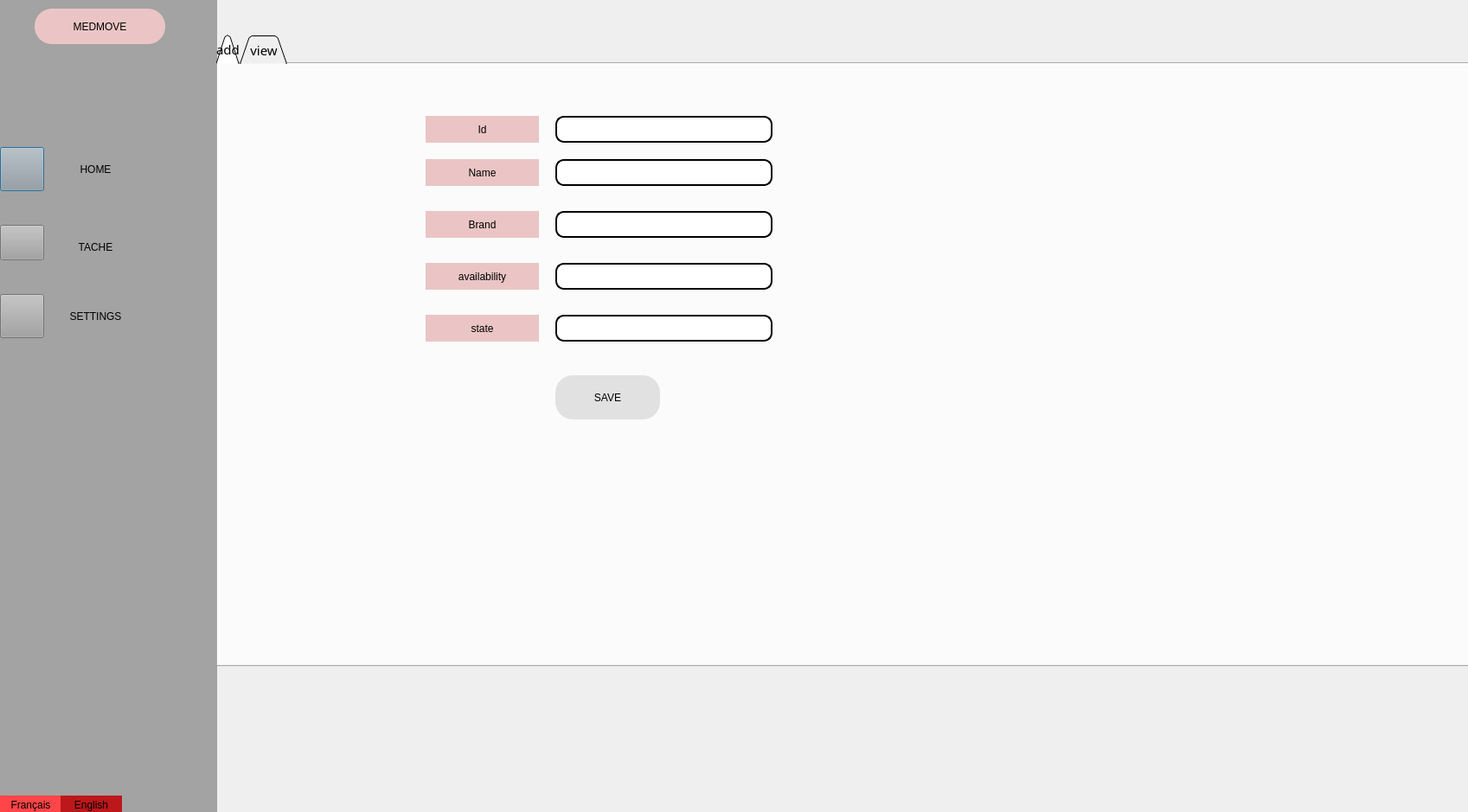
<?xml version="1.0" encoding="UTF-8"?>
<ui version="4.0">
 <class>produiteng</class>
 <widget class="QDialog" name="produiteng">
  <property name="geometry">
   <rect>
    <x>0</x>
    <y>0</y>
    <width>1697</width>
    <height>939</height>
   </rect>
  </property>
  <property name="windowTitle">
   <string>Dialog</string>
  </property>
  <widget class="QWidget" name="widget" native="true">
   <property name="geometry">
    <rect>
     <x>-10</x>
     <y>0</y>
     <width>261</width>
     <height>941</height>
    </rect>
   </property>
   <property name="styleSheet">
    <string notr="true">
background-color: rgb(163, 163, 163);</string>
   </property>
   <widget class="QPushButton" name="pushButton">
    <property name="geometry">
     <rect>
      <x>10</x>
      <y>170</y>
      <width>51</width>
      <height>51</height>
     </rect>
    </property>
    <property name="styleSheet">
     <string notr="true">background-image: url(:/Downloads/home (1).svg);</string>
    </property>
    <property name="text">
     <string/>
    </property>
   </widget>
   <widget class="QPushButton" name="pushButton_5">
    <property name="geometry">
     <rect>
      <x>70</x>
      <y>160</y>
      <width>101</width>
      <height>71</height>
     </rect>
    </property>
    <property name="styleSheet">
     <string notr="true">border-radius: 30px;

color: black;
padding: 0 8px;
background-color: rgb(163, 163, 163);
font: bold, &quot;Comic Sans MS&quot;;;
text-align:center;</string>
    </property>
    <property name="text">
     <string>HOME</string>
    </property>
   </widget>
   <widget class="QPushButton" name="pushButton_4">
    <property name="geometry">
     <rect>
      <x>10</x>
      <y>260</y>
      <width>51</width>
      <height>41</height>
     </rect>
    </property>
    <property name="styleSheet">
     <string notr="true">background-image: url(:/Downloads/align-justify.svg);</string>
    </property>
    <property name="text">
     <string/>
    </property>
   </widget>
   <widget class="QPushButton" name="pushButton_6">
    <property name="geometry">
     <rect>
      <x>70</x>
      <y>250</y>
      <width>101</width>
      <height>71</height>
     </rect>
    </property>
    <property name="styleSheet">
     <string notr="true">border-radius: 30px;

color: black;
padding: 0 8px;
background-color: rgb(163, 163, 163);
font: bold, &quot;Comic Sans MS&quot;;;
text-align:center;</string>
    </property>
    <property name="text">
     <string>TACHE</string>
    </property>
   </widget>
   <widget class="QPushButton" name="pushButton_7">
    <property name="geometry">
     <rect>
      <x>70</x>
      <y>330</y>
      <width>101</width>
      <height>71</height>
     </rect>
    </property>
    <property name="styleSheet">
     <string notr="true">border-radius: 30px;

color: black;
padding: 0 8px;
background-color: rgb(163, 163, 163);
font: bold, &quot;Comic Sans MS&quot;;;
text-align:center;</string>
    </property>
    <property name="text">
     <string>SETTINGS</string>
    </property>
   </widget>
   <widget class="QPushButton" name="pushButton_8">
    <property name="geometry">
     <rect>
      <x>10</x>
      <y>340</y>
      <width>51</width>
      <height>51</height>
     </rect>
    </property>
    <property name="styleSheet">
     <string notr="true">background-image: url(:/Downloads/settings.svg);</string>
    </property>
    <property name="text">
     <string/>
    </property>
   </widget>
   <widget class="QPushButton" name="pushButton_9">
    <property name="geometry">
     <rect>
      <x>50</x>
      <y>10</y>
      <width>151</width>
      <height>41</height>
     </rect>
    </property>
    <property name="styleSheet">
     <string notr="true">font: 75 8pt &quot;MS Shell Dlg 2&quot;;
border-radius: 20px;
color: black;
padding: 0 8px;
background: #ebc5c5;
font: bold, &quot;Comic Sans MS&quot;;;
text-align:center;</string>
    </property>
    <property name="text">
     <string>MEDMOVE</string>
    </property>
   </widget>
   <widget class="QPushButton" name="pushButton_24">
    <property name="geometry">
     <rect>
      <x>10</x>
      <y>920</y>
      <width>71</width>
      <height>21</height>
     </rect>
    </property>
    <property name="styleSheet">
     <string notr="true">border-radius: 30px;
background-color: rgb(255, 69, 72);

color: black;
padding: 0 8px;
font: bold, &quot;Comic Sans MS&quot;;;
text-align:center;</string>
    </property>
    <property name="text">
     <string>Français</string>
    </property>
   </widget>
   <widget class="QPushButton" name="pushButton_25">
    <property name="geometry">
     <rect>
      <x>80</x>
      <y>920</y>
      <width>71</width>
      <height>21</height>
     </rect>
    </property>
    <property name="styleSheet">
     <string notr="true">border-radius: 30px;

color: black;
padding: 0 8px;
font: bold, &quot;Comic Sans MS&quot;;;
background-color: rgb(188, 24, 27);
text-align:center;</string>
    </property>
    <property name="text">
     <string>English</string>
    </property>
   </widget>
  </widget>
  <widget class="QPushButton" name="pushButton_10">
   <property name="geometry">
    <rect>
     <x>1490</x>
     <y>450</y>
     <width>141</width>
     <height>41</height>
    </rect>
   </property>
   <property name="styleSheet">
    <string notr="true">font: 75 8pt &quot;MS Shell Dlg 2&quot;;
border-radius: 20px;
color: black;
padding: 0 8px;
background: #E1E1E1;
font: bold, &quot;Comic Sans MS&quot;;;
text-align:center;</string>
   </property>
   <property name="text">
    <string>Produit</string>
   </property>
  </widget>
  <widget class="QTabWidget" name="tabWidget">
   <property name="geometry">
    <rect>
     <x>250</x>
     <y>40</y>
     <width>1461</width>
     <height>731</height>
    </rect>
   </property>
   <property name="font">
    <font>
     <family>Noto Sans</family>
     <pointsize>11</pointsize>
     <italic>false</italic>
     <stylestrategy>PreferDefault</stylestrategy>
    </font>
   </property>
   <property name="layoutDirection">
    <enum>Qt::LeftToRight</enum>
   </property>
   <property name="styleSheet">
    <string notr="true">QTabBar::tab {
	border-color: rgb(170, 170, 0);
	background-image: url(:/Downloads/back.png);
    background: qlineargradient(x1: 0, y1: 0, x2: 0, y2: 1,
                                stop: 0 #E1E1E1, stop: 0.4 #DDDDDD,
                                stop: 0.5 #D8D8D8, stop: 1.0 #D3D3D3);
    border: 2px solid#C4C4C3;
    border-bottom-color: #C2C7CB; /* same as the pane color */
    border-top-left-radius: 4px;
    border-top-right-radius: 4px;
    min-width:20ex;
    padding: 2px;
     font: bold, &quot;Comic Sans MS&quot;;
}

QTabBar::tab:selected, QTabBar::tab:hover {
    background: qlineargradient(x1: 0, y1: 0, x2: 0, y2: 1,
                                stop: 0 #8f8c8d, stop: 0.4 #8f8c8d,
                                stop: 0.5 #8f8c8d, stop: 1.0 #8f8c8d);
}

QTabBar::tab:selected {
    border-color: #9B9B9B;
    border-bottom-color: #C2C7CB; /* same as pane color */
}</string>
   </property>
   <property name="tabShape">
    <enum>QTabWidget::Triangular</enum>
   </property>
   <property name="currentIndex">
    <number>0</number>
   </property>
   <widget class="QWidget" name="tab">
    <attribute name="title">
     <string>add</string>
    </attribute>
    <widget class="QPushButton" name="pushButton_2">
     <property name="geometry">
      <rect>
       <x>240</x>
       <y>110</y>
       <width>131</width>
       <height>31</height>
      </rect>
     </property>
     <property name="styleSheet">
      <string notr="true">font: 75 8pt &quot;MS Shell Dlg 2&quot;;
border-radius: 20px;
color: black;
padding: 0 8px;
background: #ebc5c5;
font: bold, &quot;Comic Sans MS&quot;;;
text-align:center;</string>
     </property>
     <property name="text">
      <string>Name</string>
     </property>
    </widget>
    <widget class="QPushButton" name="pushButton_3">
     <property name="geometry">
      <rect>
       <x>240</x>
       <y>290</y>
       <width>131</width>
       <height>31</height>
      </rect>
     </property>
     <property name="styleSheet">
      <string notr="true">font: 75 8pt &quot;MS Shell Dlg 2&quot;;
border-radius: 20px;
color: black;
padding: 0 8px;
background: #ebc5c5;
font: bold, &quot;Comic Sans MS&quot;;;
text-align:center;</string>
     </property>
     <property name="text">
      <string>state</string>
     </property>
    </widget>
    <widget class="QPushButton" name="pushButton_11">
     <property name="geometry">
      <rect>
       <x>240</x>
       <y>230</y>
       <width>131</width>
       <height>31</height>
      </rect>
     </property>
     <property name="styleSheet">
      <string notr="true">font: 75 8pt &quot;MS Shell Dlg 2&quot;;
border-radius: 20px;
color: black;
padding: 0 8px;
background: #ebc5c5;
font: bold, &quot;Comic Sans MS&quot;;;
text-align:center;</string>
     </property>
     <property name="text">
      <string>availability</string>
     </property>
    </widget>
    <widget class="QPushButton" name="pushButton_12">
     <property name="geometry">
      <rect>
       <x>240</x>
       <y>170</y>
       <width>131</width>
       <height>31</height>
      </rect>
     </property>
     <property name="styleSheet">
      <string notr="true">font: 75 8pt &quot;MS Shell Dlg 2&quot;;
border-radius: 20px;
color: black;
padding: 0 8px;
background: #ebc5c5;
font: bold, &quot;Comic Sans MS&quot;;;
text-align:center;</string>
     </property>
     <property name="text">
      <string>Brand</string>
     </property>
    </widget>
    <widget class="QLineEdit" name="nom">
     <property name="geometry">
      <rect>
       <x>390</x>
       <y>110</y>
       <width>251</width>
       <height>31</height>
      </rect>
     </property>
     <property name="styleSheet">
      <string notr="true">border: 2px solid black;
font: 75 8pt &quot;MS Shell Dlg 2&quot;;
border-radius: 10px;
padding: 0 8px;
background: white;
font: bold, &quot;Comic Sans MS&quot;;;
text-align:center;</string>
     </property>
     <property name="clearButtonEnabled">
      <bool>true</bool>
     </property>
    </widget>
    <widget class="QLineEdit" name="marque">
     <property name="geometry">
      <rect>
       <x>390</x>
       <y>170</y>
       <width>251</width>
       <height>31</height>
      </rect>
     </property>
     <property name="styleSheet">
      <string notr="true">border: 2px solid black;
font: 75 8pt &quot;MS Shell Dlg 2&quot;;
border-radius: 10px;
padding: 0 8px;
background: white;
font: bold, &quot;Comic Sans MS&quot;;;
text-align:center;</string>
     </property>
     <property name="clearButtonEnabled">
      <bool>true</bool>
     </property>
    </widget>
    <widget class="QLineEdit" name="disponibilite">
     <property name="geometry">
      <rect>
       <x>390</x>
       <y>230</y>
       <width>251</width>
       <height>31</height>
      </rect>
     </property>
     <property name="styleSheet">
      <string notr="true">border: 2px solid black;
font: 75 8pt &quot;MS Shell Dlg 2&quot;;
border-radius: 10px;
padding: 0 8px;
background: white;
font: bold, &quot;Comic Sans MS&quot;;;
text-align:center;</string>
     </property>
     <property name="clearButtonEnabled">
      <bool>true</bool>
     </property>
    </widget>
    <widget class="QLineEdit" name="etat">
     <property name="geometry">
      <rect>
       <x>390</x>
       <y>290</y>
       <width>251</width>
       <height>31</height>
      </rect>
     </property>
     <property name="styleSheet">
      <string notr="true">border: 2px solid black;
font: 75 8pt &quot;MS Shell Dlg 2&quot;;
border-radius: 10px;
padding: 0 8px;
background: white;
font: bold, &quot;Comic Sans MS&quot;;;
text-align:center;</string>
     </property>
     <property name="clearButtonEnabled">
      <bool>true</bool>
     </property>
    </widget>
    <widget class="QPushButton" name="ajout">
     <property name="geometry">
      <rect>
       <x>390</x>
       <y>360</y>
       <width>121</width>
       <height>51</height>
      </rect>
     </property>
     <property name="styleSheet">
      <string notr="true">font: 75 8pt &quot;MS Shell Dlg 2&quot;;
border-radius: 20px;
color: black;
padding: 0 8px;
background: #E1E1E1;
font: bold, &quot;Comic Sans MS&quot;;;
text-align:center;</string>
     </property>
     <property name="text">
      <string>SAVE</string>
     </property>
    </widget>
    <widget class="QPushButton" name="pushButton_14">
     <property name="geometry">
      <rect>
       <x>240</x>
       <y>60</y>
       <width>131</width>
       <height>31</height>
      </rect>
     </property>
     <property name="styleSheet">
      <string notr="true">font: 75 8pt &quot;MS Shell Dlg 2&quot;;
border-radius: 20px;
color: black;
padding: 0 8px;
background: #ebc5c5;
font: bold, &quot;Comic Sans MS&quot;;;
text-align:center;</string>
     </property>
     <property name="text">
      <string>Id</string>
     </property>
    </widget>
    <widget class="QLineEdit" name="id">
     <property name="geometry">
      <rect>
       <x>390</x>
       <y>60</y>
       <width>251</width>
       <height>31</height>
      </rect>
     </property>
     <property name="styleSheet">
      <string notr="true">border: 2px solid black;
font: 75 8pt &quot;MS Shell Dlg 2&quot;;
border-radius: 10px;
padding: 0 8px;
background: white;
font: bold, &quot;Comic Sans MS&quot;;;
text-align:center;</string>
     </property>
     <property name="text">
      <string/>
     </property>
     <property name="clearButtonEnabled">
      <bool>true</bool>
     </property>
    </widget>
   </widget>
   <widget class="QWidget" name="tab_2">
    <attribute name="title">
     <string>view</string>
    </attribute>
    <widget class="QPushButton" name="pushButton_15">
     <property name="geometry">
      <rect>
       <x>190</x>
       <y>30</y>
       <width>31</width>
       <height>31</height>
      </rect>
     </property>
     <property name="styleSheet">
      <string notr="true">background-image: url(:/Downloads/search (1).svg);</string>
     </property>
     <property name="text">
      <string/>
     </property>
    </widget>
    <widget class="QLineEdit" name="nomrecherche">
     <property name="geometry">
      <rect>
       <x>230</x>
       <y>30</y>
       <width>251</width>
       <height>31</height>
      </rect>
     </property>
     <property name="styleSheet">
      <string notr="true">border: 2px solid black;
font: 75 8pt &quot;MS Shell Dlg 2&quot;;
border-radius: 10px;
padding: 0 8px;
background: white;
font: bold, &quot;Comic Sans MS&quot;;;
text-align:center;</string>
     </property>
    </widget>
    <widget class="QPushButton" name="pushButton_16">
     <property name="geometry">
      <rect>
       <x>70</x>
       <y>80</y>
       <width>31</width>
       <height>31</height>
      </rect>
     </property>
     <property name="styleSheet">
      <string notr="true">background-image: url(:/Downloads/arrow-down.svg);</string>
     </property>
     <property name="text">
      <string/>
     </property>
    </widget>
    <widget class="QPushButton" name="pushButton_17">
     <property name="geometry">
      <rect>
       <x>720</x>
       <y>140</y>
       <width>51</width>
       <height>51</height>
      </rect>
     </property>
     <property name="styleSheet">
      <string notr="true">background-image: url(:/Downloads/file-text (1).svg);</string>
     </property>
     <property name="text">
      <string/>
     </property>
    </widget>
    <widget class="QPushButton" name="pushButton_26">
     <property name="geometry">
      <rect>
       <x>980</x>
       <y>420</y>
       <width>141</width>
       <height>31</height>
      </rect>
     </property>
     <property name="styleSheet">
      <string notr="true">font: 75 8pt &quot;MS Shell Dlg 2&quot;;
border-radius: 20px;
color: black;
padding: 0 8px;
background: #E1E1E1;
font: bold, &quot;Comic Sans MS&quot;;;
text-align:center;</string>
     </property>
     <property name="text">
      <string>QRcode</string>
     </property>
    </widget>
    <widget class="QPushButton" name="pushButton_19">
     <property name="geometry">
      <rect>
       <x>720</x>
       <y>210</y>
       <width>51</width>
       <height>51</height>
      </rect>
     </property>
     <property name="styleSheet">
      <string notr="true">background-image: url(:/Downloads/bar-chart-2.svg);</string>
     </property>
     <property name="text">
      <string/>
     </property>
    </widget>
    <widget class="QTableView" name="view">
     <property name="geometry">
      <rect>
       <x>40</x>
       <y>110</y>
       <width>641</width>
       <height>441</height>
      </rect>
     </property>
     <property name="styleSheet">
      <string notr="true">background: rgb(255, 255, 255);</string>
     </property>
    </widget>
    <widget class="QLineEdit" name="nom1">
     <property name="geometry">
      <rect>
       <x>1180</x>
       <y>100</y>
       <width>201</width>
       <height>21</height>
      </rect>
     </property>
     <property name="styleSheet">
      <string notr="true">border: 2px solid black;
font: 75 8pt &quot;MS Shell Dlg 2&quot;;
border-radius: 10px;
padding: 0 8px;
background: white;
font: bold, &quot;Comic Sans MS&quot;;;
text-align:center;</string>
     </property>
    </widget>
    <widget class="QLineEdit" name="etat1">
     <property name="geometry">
      <rect>
       <x>1180</x>
       <y>280</y>
       <width>201</width>
       <height>21</height>
      </rect>
     </property>
     <property name="styleSheet">
      <string notr="true">border: 2px solid black;
font: 75 8pt &quot;MS Shell Dlg 2&quot;;
border-radius: 10px;
padding: 0 8px;
background: white;
font: bold, &quot;Comic Sans MS&quot;;;
text-align:center;</string>
     </property>
    </widget>
    <widget class="QLineEdit" name="disponibilite1">
     <property name="geometry">
      <rect>
       <x>1180</x>
       <y>220</y>
       <width>201</width>
       <height>21</height>
      </rect>
     </property>
     <property name="styleSheet">
      <string notr="true">border: 2px solid black;
font: 75 8pt &quot;MS Shell Dlg 2&quot;;
border-radius: 10px;
padding: 0 8px;
background: white;
font: bold, &quot;Comic Sans MS&quot;;;
text-align:center;</string>
     </property>
    </widget>
    <widget class="QLineEdit" name="marque1">
     <property name="geometry">
      <rect>
       <x>1180</x>
       <y>160</y>
       <width>201</width>
       <height>21</height>
      </rect>
     </property>
     <property name="styleSheet">
      <string notr="true">border: 2px solid black;
font: 75 8pt &quot;MS Shell Dlg 2&quot;;
border-radius: 10px;
padding: 0 8px;
background: white;
font: bold, &quot;Comic Sans MS&quot;;;
text-align:center;</string>
     </property>
    </widget>
    <widget class="QPushButton" name="pushButton_34">
     <property name="geometry">
      <rect>
       <x>40</x>
       <y>80</y>
       <width>31</width>
       <height>31</height>
      </rect>
     </property>
     <property name="styleSheet">
      <string notr="true">background-image: url(:/Downloads/arrow-up.svg);</string>
     </property>
     <property name="text">
      <string/>
     </property>
    </widget>
    <widget class="QPushButton" name="ajout_4">
     <property name="geometry">
      <rect>
       <x>1250</x>
       <y>320</y>
       <width>31</width>
       <height>31</height>
      </rect>
     </property>
     <property name="styleSheet">
      <string notr="true">background-image: url(:/Downloads/save (1).svg);</string>
     </property>
     <property name="text">
      <string/>
     </property>
    </widget>
    <widget class="QPushButton" name="ajout_3">
     <property name="geometry">
      <rect>
       <x>570</x>
       <y>620</y>
       <width>31</width>
       <height>31</height>
      </rect>
     </property>
     <property name="styleSheet">
      <string notr="true">background-image: url(:/Downloads/trash-2 (1).svg);</string>
     </property>
     <property name="text">
      <string/>
     </property>
    </widget>
    <widget class="QPushButton" name="pushButton_29">
     <property name="geometry">
      <rect>
       <x>260</x>
       <y>631</y>
       <width>81</width>
       <height>20</height>
      </rect>
     </property>
     <property name="styleSheet">
      <string notr="true">font: 75 8pt &quot;MS Shell Dlg 2&quot;;
border-radius: 20px;
color: black;
padding: 0 8px;
background: #ebc5c5;
font: bold, &quot;Comic Sans MS&quot;;;
text-align:center;</string>
     </property>
     <property name="text">
      <string>Id</string>
     </property>
    </widget>
    <widget class="QLineEdit" name="id1">
     <property name="geometry">
      <rect>
       <x>360</x>
       <y>630</y>
       <width>201</width>
       <height>21</height>
      </rect>
     </property>
     <property name="styleSheet">
      <string notr="true">border: 2px solid black;
font: 75 8pt &quot;MS Shell Dlg 2&quot;;
border-radius: 10px;
padding: 0 8px;
background: white;
font: bold, &quot;Comic Sans MS&quot;;;
text-align:center;</string>
     </property>
     <property name="text">
      <string/>
     </property>
    </widget>
    <widget class="QLineEdit" name="id1_3">
     <property name="geometry">
      <rect>
       <x>1180</x>
       <y>40</y>
       <width>201</width>
       <height>21</height>
      </rect>
     </property>
     <property name="styleSheet">
      <string notr="true">border: 2px solid black;
font: 75 8pt &quot;MS Shell Dlg 2&quot;;
border-radius: 10px;
padding: 0 8px;
background: white;
font: bold, &quot;Comic Sans MS&quot;;;
text-align:center;</string>
     </property>
     <property name="text">
      <string/>
     </property>
    </widget>
    <widget class="QPushButton" name="pushButton_13">
     <property name="geometry">
      <rect>
       <x>1140</x>
       <y>480</y>
       <width>111</width>
       <height>121</height>
      </rect>
     </property>
     <property name="styleSheet">
      <string notr="true">background-image: url(:/Downloads/2222.png);</string>
     </property>
     <property name="text">
      <string/>
     </property>
    </widget>
    <widget class="QLabel" name="label1">
     <property name="geometry">
      <rect>
       <x>960</x>
       <y>450</y>
       <width>171</width>
       <height>151</height>
      </rect>
     </property>
     <property name="text">
      <string/>
     </property>
    </widget>
    <widget class="QPushButton" name="pushButton_18">
     <property name="geometry">
      <rect>
       <x>1070</x>
       <y>220</y>
       <width>91</width>
       <height>21</height>
      </rect>
     </property>
     <property name="styleSheet">
      <string notr="true">font: 75 8pt &quot;MS Shell Dlg 2&quot;;
border-radius: 20px;
color: black;
padding: 0 8px;
background: #ebc5c5;
font: bold, &quot;Comic Sans MS&quot;;;
text-align:center;</string>
     </property>
     <property name="text">
      <string>availability</string>
     </property>
    </widget>
    <widget class="QPushButton" name="pushButton_20">
     <property name="geometry">
      <rect>
       <x>1070</x>
       <y>280</y>
       <width>91</width>
       <height>21</height>
      </rect>
     </property>
     <property name="styleSheet">
      <string notr="true">font: 75 8pt &quot;MS Shell Dlg 2&quot;;
border-radius: 20px;
color: black;
padding: 0 8px;
background: #ebc5c5;
font: bold, &quot;Comic Sans MS&quot;;;
text-align:center;</string>
     </property>
     <property name="text">
      <string>state</string>
     </property>
    </widget>
    <widget class="QPushButton" name="pushButton_21">
     <property name="geometry">
      <rect>
       <x>1070</x>
       <y>160</y>
       <width>91</width>
       <height>21</height>
      </rect>
     </property>
     <property name="styleSheet">
      <string notr="true">font: 75 8pt &quot;MS Shell Dlg 2&quot;;
border-radius: 20px;
color: black;
padding: 0 8px;
background: #ebc5c5;
font: bold, &quot;Comic Sans MS&quot;;;
text-align:center;</string>
     </property>
     <property name="text">
      <string>Brand</string>
     </property>
    </widget>
    <widget class="QPushButton" name="pushButton_22">
     <property name="geometry">
      <rect>
       <x>1070</x>
       <y>100</y>
       <width>91</width>
       <height>21</height>
      </rect>
     </property>
     <property name="styleSheet">
      <string notr="true">font: 75 8pt &quot;MS Shell Dlg 2&quot;;
border-radius: 20px;
color: black;
padding: 0 8px;
background: #ebc5c5;
font: bold, &quot;Comic Sans MS&quot;;;
text-align:center;</string>
     </property>
     <property name="text">
      <string>Name</string>
     </property>
    </widget>
    <widget class="QPushButton" name="pushButton_23">
     <property name="geometry">
      <rect>
       <x>1070</x>
       <y>40</y>
       <width>91</width>
       <height>21</height>
      </rect>
     </property>
     <property name="styleSheet">
      <string notr="true">font: 75 8pt &quot;MS Shell Dlg 2&quot;;
border-radius: 20px;
color: black;
padding: 0 8px;
background: #ebc5c5;
font: bold, &quot;Comic Sans MS&quot;;;
text-align:center;</string>
     </property>
     <property name="text">
      <string>Id</string>
     </property>
    </widget>
   </widget>
  </widget>
 </widget>
 <resources/>
 <connections/>
</ui>
